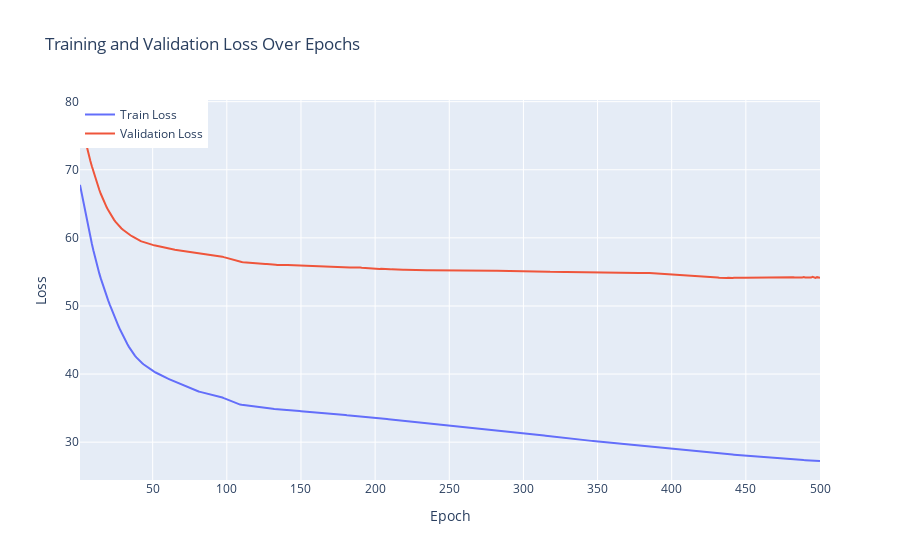

This figure's notebook cell:
### Code cell
fig = go.Figure()
length = len(history3.history['loss'])
fig.add_trace(go.Scatter(x=np.arange(1, length+1), y=history3.history['loss'], mode='lines', name='Train Loss'))
fig.add_trace(go.Scatter(x=np.arange(1, length+1), y=history3.history['val_loss'], mode='lines', name='Validation Loss'))
fig.update_layout(
    title='Training and Validation Loss Over Epochs',
    xaxis=dict(title='Epoch'),
    yaxis=dict(title='Loss'),
    legend=dict(x=0, y=1, traceorder='normal'),
)
fig.show()

### Figure 1 — Plotly figure (JSON) as saved in the notebook; plotly's stock layout.template omitted (floating-point values rounded to 4 significant figures; data arrays with more than 128 entries replaced by an {"elided": "..."} marker saying what was removed)
{"data": [{"mode": "lines", "name": "Train Loss", "type": "scatter", "x": {"elided": "500 int values"}, "y": {"elided": "500 float values"}}, {"mode": "lines", "name": "Validation Loss", "type": "scatter", "x": {"elided": "500 int values"}, "y": {"elided": "500 float values"}}], "layout": {"legend": {"traceorder": "normal", "x": 0, "y": 1}, "title": {"text": "Training and Validation Loss Over Epochs"}, "xaxis": {"title": {"text": "Epoch"}}, "yaxis": {"title": {"text": "Loss"}}}}
